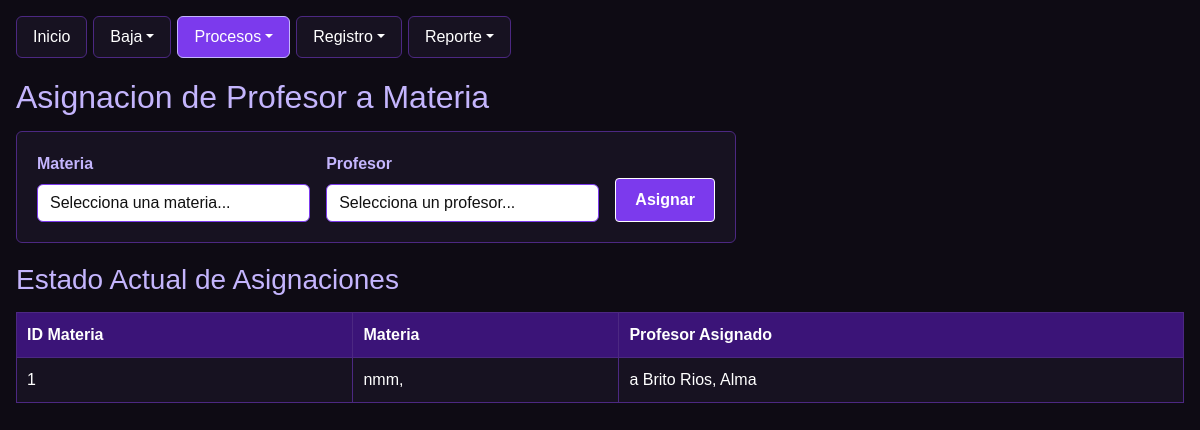
The page /Escuela/procesos/pro_asignat.php on the database as committed earlier.
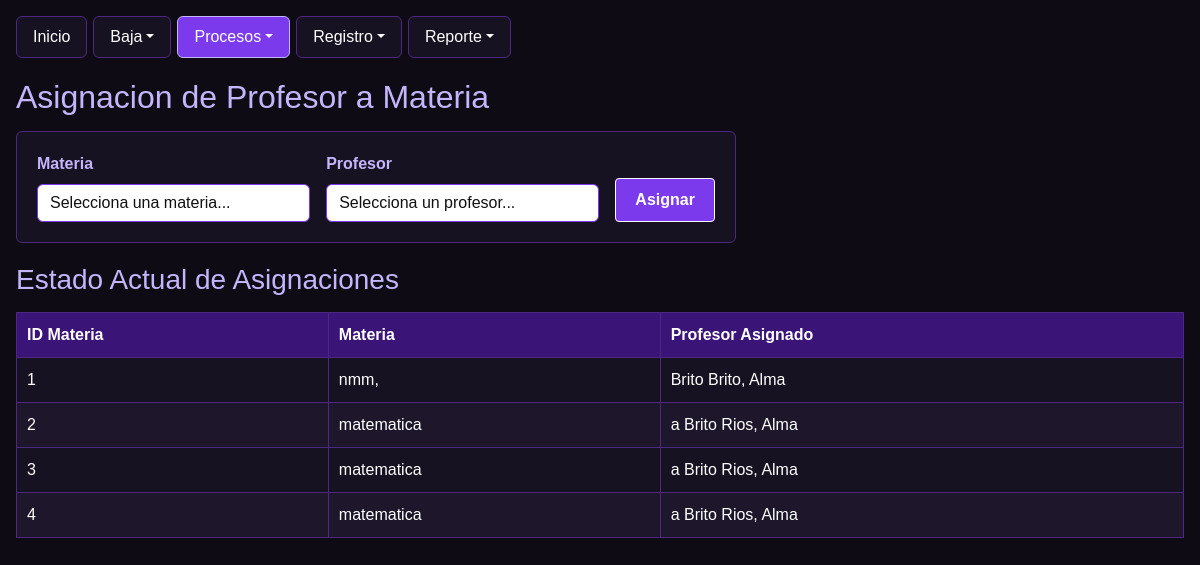
The same page on the database as committed later.
### tables this page shows
CREATE TABLE `materias` (
  `id_mat` int(11) NOT NULL,
  `descripcion` varchar(100) NOT NULL,
  `id_prof` int(11) NOT NULL,
  `estatus` int(11) DEFAULT 1
);

### Escuela/procesos/pro_asignat.php (the view, shortened to what this page needs)
<?php
require_once __DIR__ . '/../conexion.php';
$conexion->exec("CREATE TABLE IF NOT EXISTS profesores (
    id_prof INT AUTO_INCREMENT PRIMARY KEY,
    nom_prof VARCHAR(100) NOT NULL,
    apaterno_prof VARCHAR(100) NOT NULL,
    amaterno_prof VARCHAR(100) NOT NULL
)");
$conexion->exec("CREATE TABLE IF NOT EXISTS materias (
    id_mat INT AUTO_INCREMENT PRIMARY KEY,
    descripcion VARCHAR(150) NOT NULL,
    id_prof INT NOT NULL,
    FOREIGN KEY (id_prof) REFERENCES profesores(id_prof)
)");
$materias = $conexion->query("
    SELECT m.*, CONCAT(p.apaterno_prof, ' ', p.amaterno_prof, ', ', p.nom_prof) AS profesor
    FROM materias m
    LEFT JOIN profesores p ON m.id_prof = p.id_prof
    ORDER BY m.descripcion ASC
")->fetchAll(PDO::FETCH_ASSOC);
?>
<!DOCTYPE html>
<html lang="es">
<head>
    <link href="https://cdn.jsdelivr.net/npm/bootstrap@5.3.8/dist/css/bootstrap.min.css" rel="stylesheet" />
</head>
<body class="p-3 m-0 border-0">
    <ul class="nav nav-pills">
        <li class="nav-item"><a class="nav-link" href="/proyecto-AABR/Escuela/index.php">Inicio</a></li>
        <li class="nav-item dropdown">
            <a class="nav-link dropdown-toggle" data-bs-toggle="dropdown" href="#" role="button">Baja</a>
        </li>
        <li class="nav-item dropdown">
            <a class="nav-link dropdown-toggle active" data-bs-toggle="dropdown" href="#" role="button">Procesos</a>
        </li>
        <li class="nav-item dropdown">
            <a class="nav-link dropdown-toggle" data-bs-toggle="dropdown" href="#" role="button">Registro</a>
        </li>
        <li class="nav-item dropdown">
            <a class="nav-link dropdown-toggle" data-bs-toggle="dropdown" href="#" role="button">Reporte</a>
        </li>
    </ul>
    <h2>Asignacion de Profesor a Materia</h2>
    <div class="card-form">
        <form method="post" action="/proyecto-AABR/Escuela/procesos/pro_asignat.php" class="row g-3">
            <div class="col-md-5">
                <label class="form-label" for="id_mat">Materia</label>
                <select name="id_mat" id="id_mat" class="form-select" required>
                    <option value="">Selecciona una materia...</option>
                </select>
            </div>
            <div class="col-md-5">
                <label class="form-label" for="id_prof">Profesor</label>
                <select name="id_prof" id="id_prof" class="form-select" required>
                    <option value="">Selecciona un profesor...</option>
                </select>
            </div>
            <div class="col-md-2 d-flex align-items-end">
                <button type="submit" name="asignar" value="1" class="btn-morado w-100">Asignar</button>
            </div>
        </form>
    </div>
    <h3>Estado Actual de Asignaciones</h3>
    <table>
        <thead>
            <tr>
                <th>ID Materia</th>
                <th>Materia</th>
                <th>Profesor Asignado</th>
            </tr>
        </thead>
        <tbody>
            <?php foreach ($materias as $m): ?>
                <tr>
                    <td><?= (int)$m["id_mat"] ?></td>
                    <td><?= htmlspecialchars((string)$m["descripcion"], ENT_QUOTES, "UTF-8") ?></td>
                    <td><?= htmlspecialchars((string)($m["profesor"] ?? "-"), ENT_QUOTES, "UTF-8") ?></td>
                </tr>
            <?php endforeach; ?>
        </tbody>
    </table>
</body>
</html>

Rows that differ between the two databases and show on the page:
changed materias "nmm,": profesor "a Brito Rios, Alma" → "Brito Brito, Alma"
added materias: id_mat "2", descripcion "matematica", profesor "a Brito Rios, Alma"
added materias: id_mat "3", descripcion "matematica", profesor "a Brito Rios, Alma"
added materias: id_mat "4", descripcion "matematica", profesor "a Brito Rios, Alma"
